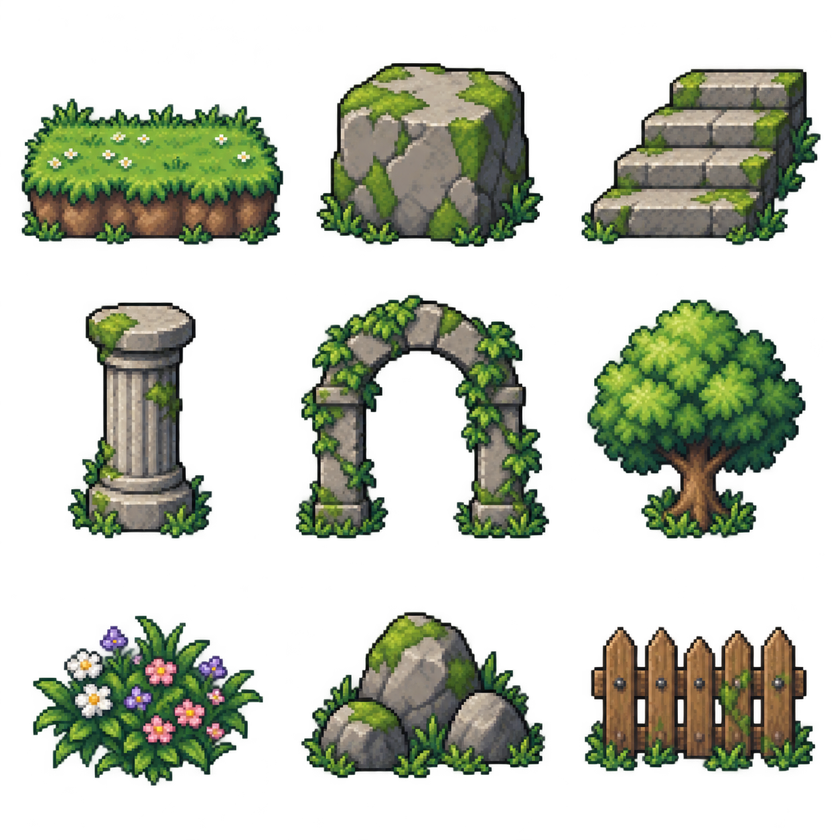
#> input picture assets/box/showcase/scenery-v1.png, 840 x 840 px, shrunk from 1254 x 1254 before the run
$ python -i generate_example_mod_sprite.py   (imports and definitions only)
#> lines starting #> are read from the running program, lines starting #| are printed output that depends on the picture
#> further down, picture is the input picture: PIL image 840x840 RGBA; mean R, G, B, A 36, 41.8, 26.7, 90.9
#!/usr/bin/env python3
"""Create the inverted battle sprites used by the example native mod."""

from pathlib import Path
import sys
import zlib

from PIL import Image, ImageOps

GBA_PIC = 64
MEW = 151


def invert_image(image: Image.Image) -> Image.Image:
    image = image.convert("RGBA")
    r, g, b, a = image.split()
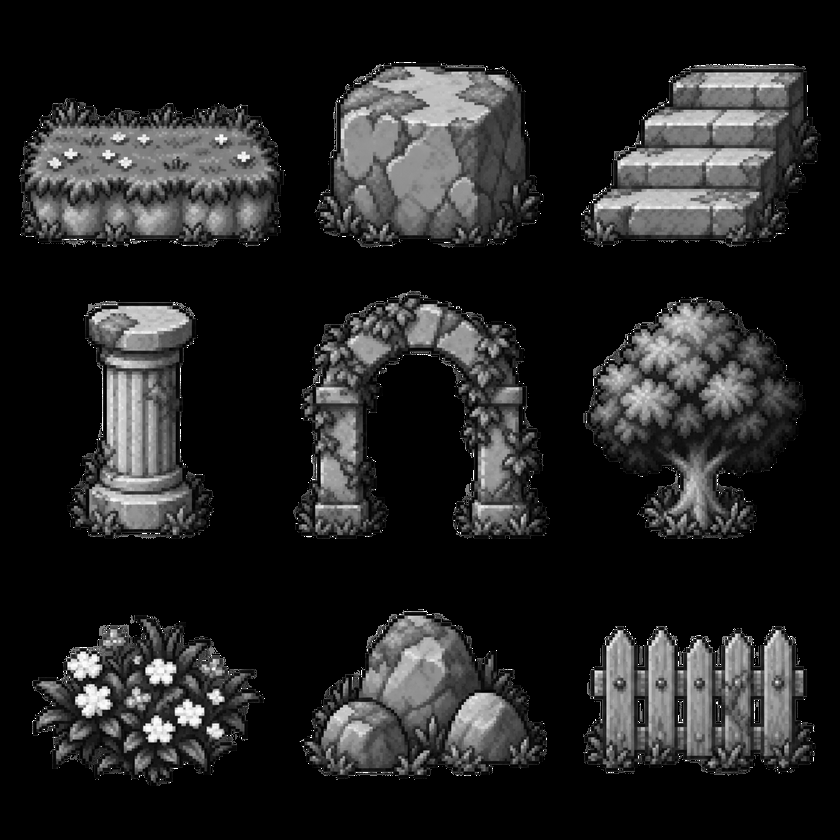
#> r: PIL image 840x840 L; min 0, max 255, mean 36
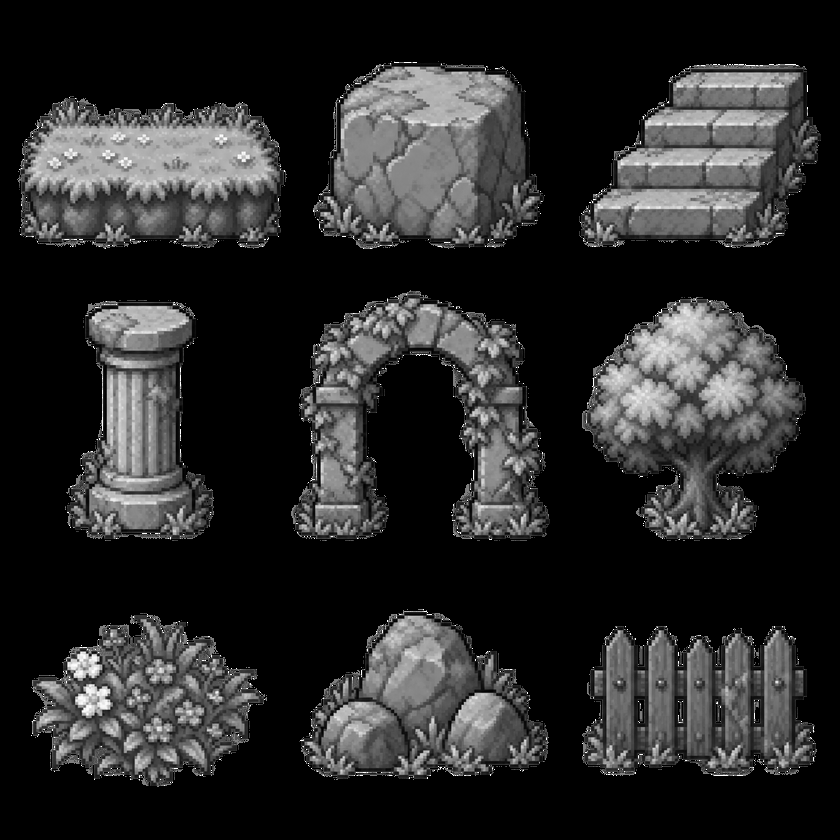
#> g: PIL image 840x840 L; min 0, max 255, mean 41.8
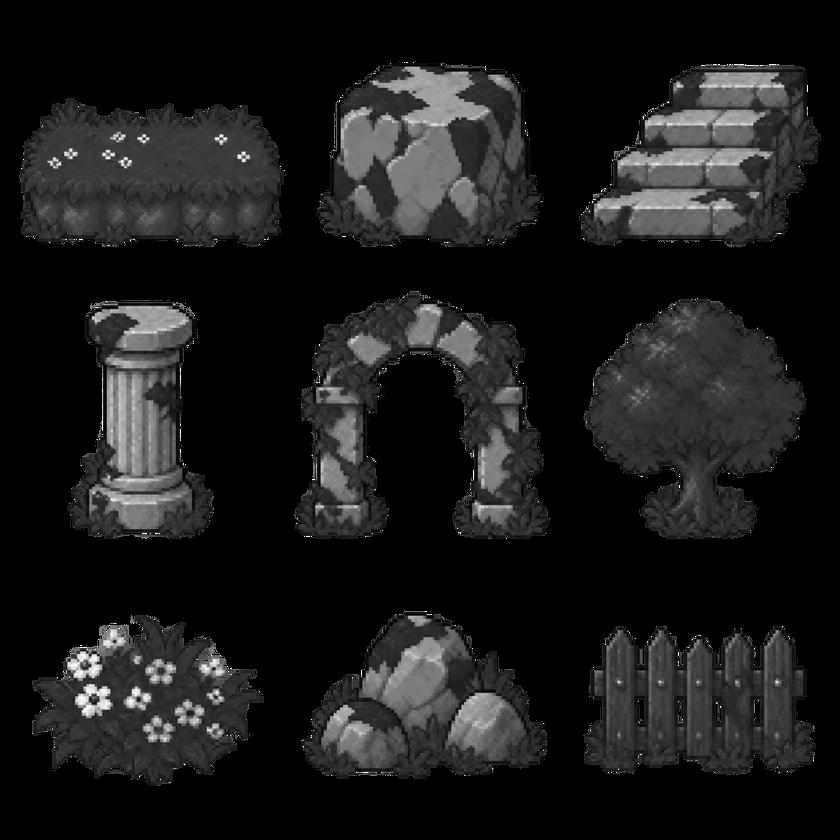
#> b: PIL image 840x840 L; min 0, max 255, mean 26.7
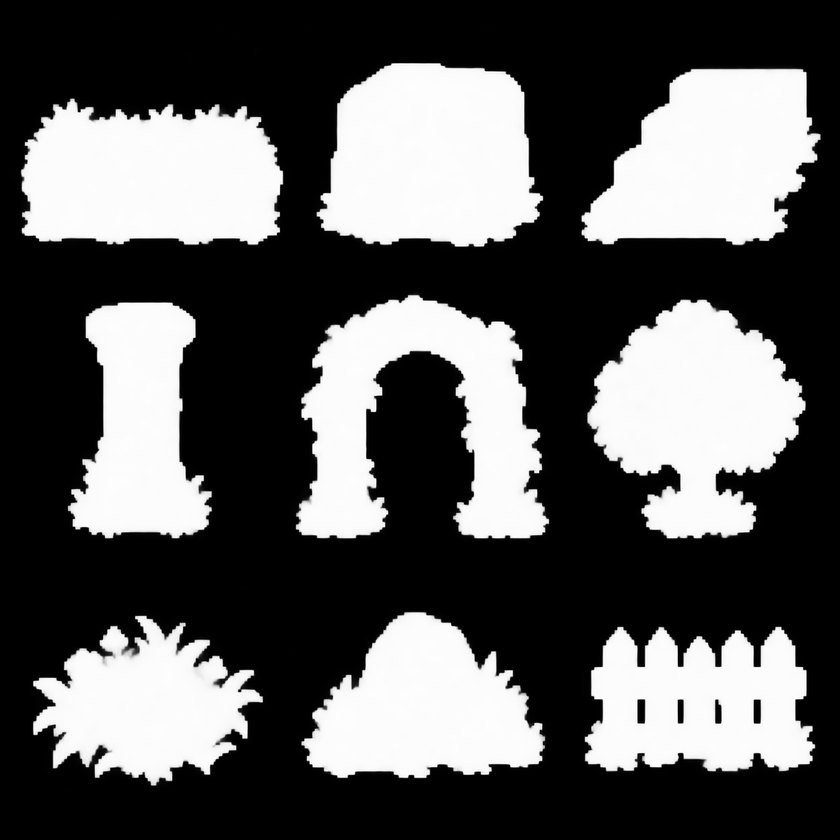
#> a: PIL image 840x840 L; min 0, max 255, mean 90.9
    inverted = ImageOps.invert(Image.merge("RGB", (r, g, b)))
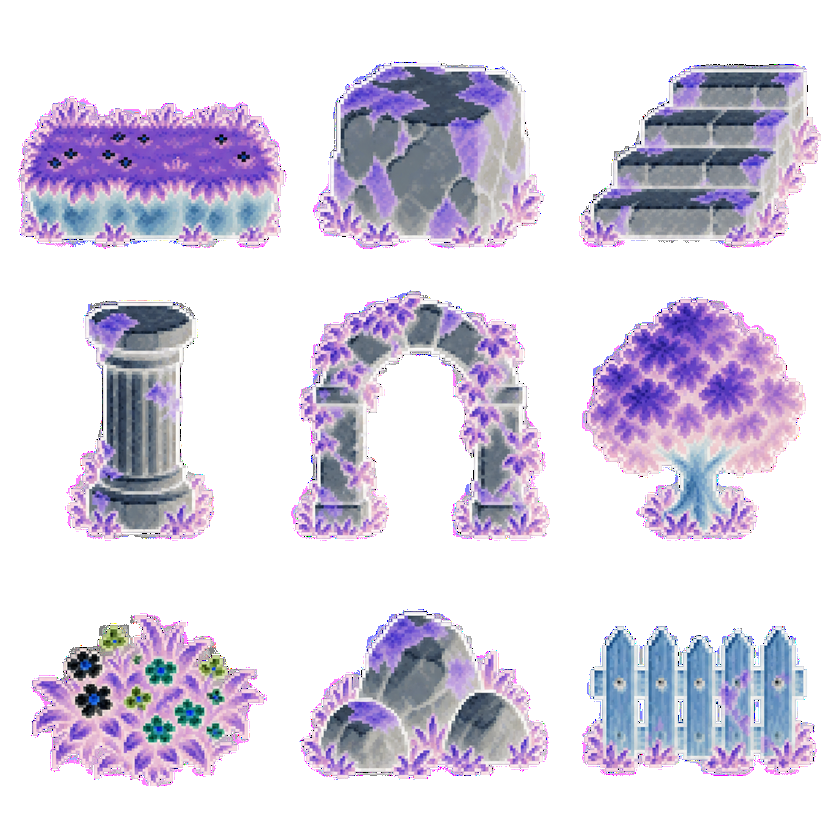
#> inverted: PIL image 840x840 RGB; mean R, G, B 219, 213.2, 228.3
    inverted.putalpha(a)
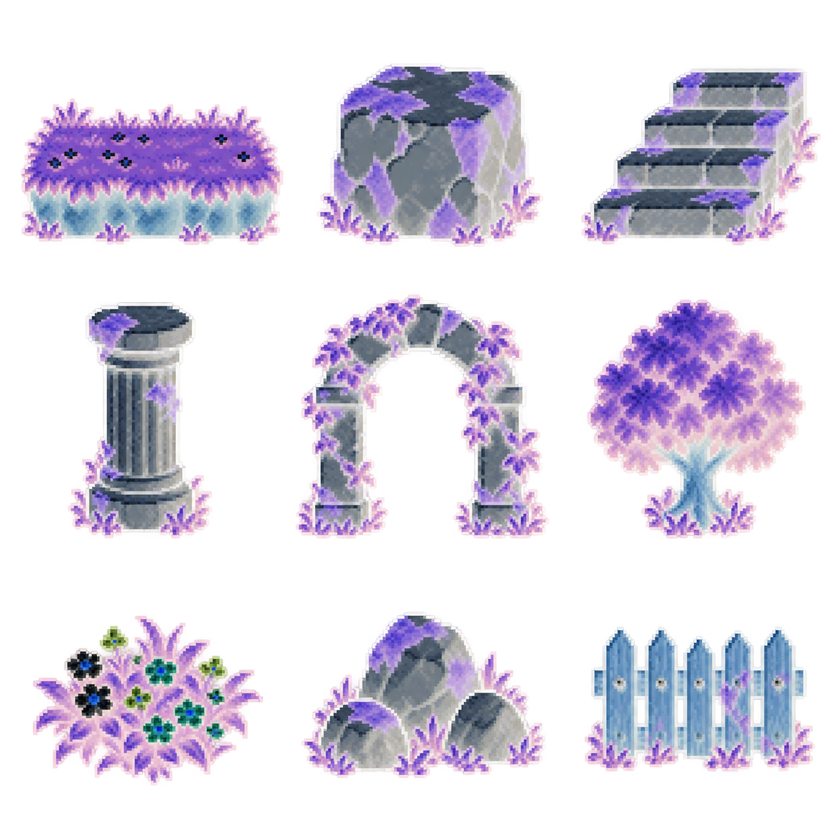
#> inverted: PIL image 840x840 RGBA; mean R, G, B, A 219, 213.2, 228.3, 90.9; transparent parts drawn white
    return inverted


def save(image: Image.Image, destination: Path) -> None:
    destination.parent.mkdir(parents=True, exist_ok=True)
    image.save(destination)
    print(f"generated {destination} ({image.width}x{image.height})")


def invert(source: Path, destination: Path) -> None:
    save(invert_image(Image.open(source)), destination)


def invert_rgba(source: Path, destination: Path) -> None:
    raw = zlib.decompress(source.read_bytes())
    size = GBA_PIC * GBA_PIC * 4
    if len(raw) < size:
        raise SystemExit(f"{source}: expected {size} bytes of 64x64 RGBA, got {len(raw)}")
    image = Image.frombytes("RGBA", (GBA_PIC, GBA_PIC), raw[:size])
    save(invert_image(image), destination)


def main() -> int:
    args = sys.argv[1:]
    if len(args) not in (2, 3):
        print("usage: generate_example_mod_sprite.py <gen1-source-dir|-> <output-dir> "
              "[<firered-gba-cache-dir>]")
        print("  gen1-source-dir: an assets/generated dir (battle/front/mew.png); '-' skips it")
        print("  firered-gba-cache-dir: <identity>/firered/data/generated/gba "
              "(pokemon/front/151.rgba)")
        return 2
    source_dir, output_dir = args[0], Path(args[1])
    if source_dir != "-":
        source = Path(source_dir)
        invert(source / "battle/front/mew.png",
               output_dir / "assets/mew_front_inverted.png")
        invert(source / "battle/back/mewb.png",
               output_dir / "assets/mew_back_inverted.png")
    if len(args) == 3:
        gba = Path(args[2])
        invert_rgba(gba / f"pokemon/front/{MEW}.rgba",
                    output_dir / "assets/mew_front_inverted_64.png")
        invert_rgba(gba / f"pokemon/back/{MEW}.rgba",
                    output_dir / "assets/mew_back_inverted_64.png")
    return 0


# [2 lines not run here, left out]

>>> from PIL import Image
>>> picture = Image.open('../assets/box/showcase/scenery-v1.png')
>>> result = invert_image(picture)

$ run again, on assets/touch/l.png
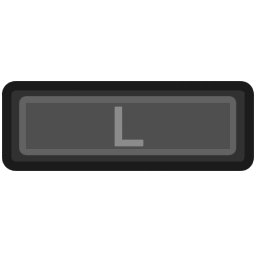
#> input picture assets/touch/l.png, 256 x 256 px
#> picture is the input picture: PIL image 256x256 RGBA; mean R, G, B, A 22.1, 22.1, 22.1, 87.5
#> in invert_image, `r, g, b, a = image.split()`:
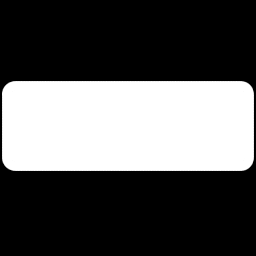
#> a: PIL image 256x256 L; min 0, max 255, mean 87.5
#> in invert_image, `inverted = ImageOps.invert(Image.merge("RGB", (r, g, b)))`:
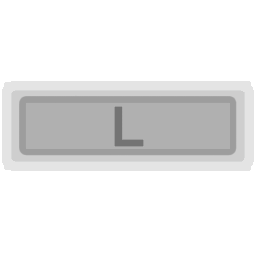
#> inverted: PIL image 256x256 RGB; mean R, G, B 232.9, 232.9, 232.9
